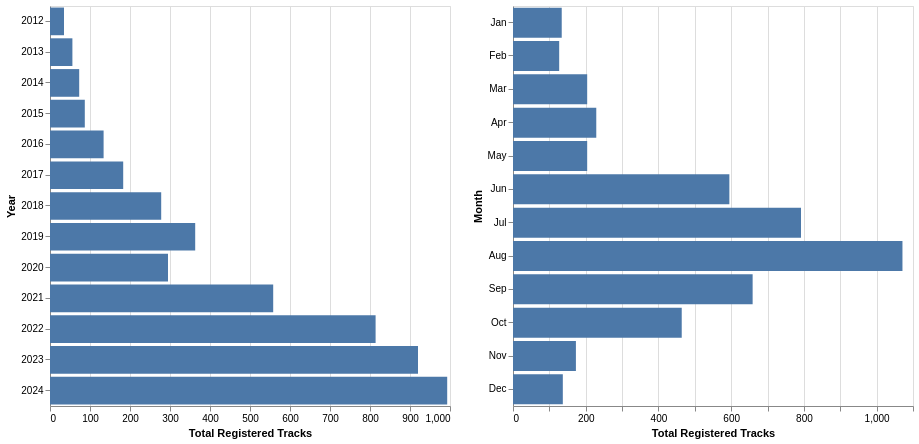

Notebook code cell kept with this figure:
### Code cell
year_bar = alt.Chart(dates_df).mark_bar().encode(
    x=alt.X('sum(total_tracks):Q', title='Total Registered Tracks'),
    y=alt.Y('year:N', title='Year'),
    tooltip=[alt.Tooltip('year:N', title='Year'), alt.Tooltip('sum(total_tracks):Q', title='Total tracks')]
).properties(width=400, height=400)

month_bar = alt.Chart(dates_df).mark_bar().encode(
    x=alt.X('sum(total_tracks):Q', title='Total Registered Tracks'),
    y=alt.Y('month:N', title='Month', sort=['Jan','Feb','Mar','Apr','May','Jun','Jul','Aug','Sep','Oct','Nov','Dec']),
    tooltip=[alt.Tooltip('month:N', title='Month'), alt.Tooltip('sum(total_tracks):Q', title='Total tracks')]
).properties(width=400, height=400)

year_bar | month_bar

### Figure 1 — Vega-Lite specification as saved in the notebook (floating-point values rounded to 4 significant figures; data arrays with more than 128 entries replaced by an {"elided": "..."} marker saying what was removed)
{"config": {"view": {"continuousWidth": 300, "continuousHeight": 300}}, "hconcat": [{"mark": {"type": "bar"}, "encoding": {"tooltip": [{"field": "year", "title": "Year", "type": "nominal"}, {"aggregate": "sum", "field": "total_tracks", "title": "Total tracks", "type": "quantitative"}], "x": {"aggregate": "sum", "field": "total_tracks", "title": "Total Registered Tracks", "type": "quantitative"}, "y": {"field": "year", "title": "Year", "type": "nominal"}}, "height": 400, "width": 400}, {"mark": {"type": "bar"}, "encoding": {"tooltip": [{"field": "month", "title": "Month", "type": "nominal"}, {"aggregate": "sum", "field": "total_tracks", "title": "Total tracks", "type": "quantitative"}], "x": {"aggregate": "sum", "field": "total_tracks", "title": "Total Registered Tracks", "type": "quantitative"}, "y": {"field": "month", "sort": ["Jan", "Feb", "Mar", "Apr", "May", "Jun", "Jul", "Aug", "Sep", "Oct", "Nov", "Dec"], "title": "Month", "type": "nominal"}}, "height": 400, "width": 400}], "data": {"name": "data-40edea3ecd653906a8f086d77b2938ba"}, "$schema": "https://vega.github.io/schema/vega-lite/v5.8.0.json", "datasets": {"data-40edea3ecd653906a8f086d77b2938ba": {"elided": "4666 records"}}}
